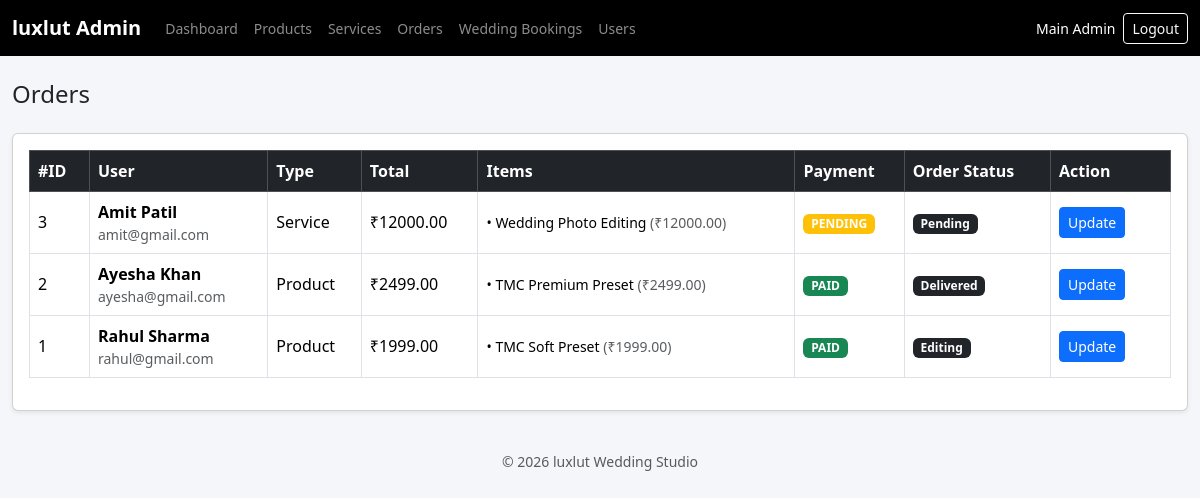
/admin/orders/list.php (signed in), run on the app's committed database.
### tables this page shows
CREATE TABLE `orders` (
  `id` int(11) NOT NULL,
  `user_id` int(11) DEFAULT NULL,
  `order_type` enum('product','service') DEFAULT NULL,
  `total_amount` decimal(10,2) DEFAULT NULL,
  `payment_status` enum('pending','paid','failed') DEFAULT 'pending',
  `order_status` enum('pending','payment_received','assigned_to_editor','editing','review','delivered','closed') DEFAULT 'pending',
  `created_at` timestamp NOT NULL DEFAULT current_timestamp()
);

CREATE TABLE `users` (
  `id` int(11) NOT NULL,
  `google_id` varchar(255) DEFAULT NULL,
  `name` varchar(100) DEFAULT NULL,
  `email` varchar(100) DEFAULT NULL,
  `phone` varchar(20) DEFAULT NULL,
  `created_at` timestamp NOT NULL DEFAULT current_timestamp()
);

CREATE TABLE `order_items` (
  `id` int(11) NOT NULL,
  `order_id` int(11) DEFAULT NULL,
  `item_id` int(11) DEFAULT NULL,
  `item_type` enum('product','service') DEFAULT NULL,
  `price` decimal(10,2) DEFAULT NULL,
  `discount_price` decimal(10,2) DEFAULT NULL,
  `final_price` decimal(10,2) DEFAULT NULL
);

CREATE TABLE `services` (
  `id` int(11) NOT NULL,
  `name` varchar(150) DEFAULT NULL,
  `description` text DEFAULT NULL,
  `delivery_days` int(11) DEFAULT NULL,
  `status` enum('active','inactive') DEFAULT 'active'
);

CREATE TABLE `products` (
  `id` int(11) NOT NULL,
  `category_id` int(11) DEFAULT NULL,
  `title` varchar(150) DEFAULT NULL,
  `description` text DEFAULT NULL,
  `image` varchar(255) DEFAULT NULL,
  `status` enum('active','inactive') DEFAULT 'active',
  `created_at` timestamp NOT NULL DEFAULT current_timestamp()
);

### admin/orders/list.php (the view, shortened to what this page needs)
<?php
require_once "../includes/header.php";
require_once "../../backend/config/database.php";
$ordersQuery = "
SELECT o.*, u.name AS user_name, u.email AS user_email
FROM orders o
LEFT JOIN users u ON o.user_id = u.id
ORDER BY o.id DESC
";
$ordersRes = mysqli_query($conn, $ordersQuery);
$orderStatusOptions = [
    'pending' => 'Pending',
    'payment_received' => 'Payment Received',
    'assigned_to_editor' => 'Assigned to Editor',
    'editing' => 'Editing',
    'review' => 'Review',
    'delivered' => 'Delivered',
    'closed' => 'Closed'
];
function getItemName($conn, $item_id, $item_type) {
    if ($item_type === 'product') {
        $stmt = mysqli_prepare($conn, "SELECT title FROM products WHERE id=? LIMIT 1");
        mysqli_stmt_bind_param($stmt, "i", $item_id);
        mysqli_stmt_execute($stmt);
        $res = mysqli_stmt_get_result($stmt);
        $row = mysqli_fetch_assoc($res);
        return $row['title'] ?? 'Unknown Product';
    } else {
        $stmt = mysqli_prepare($conn, "SELECT name FROM services WHERE id=? LIMIT 1");
        mysqli_stmt_bind_param($stmt, "i", $item_id);
        mysqli_stmt_execute($stmt);
        $res = mysqli_stmt_get_result($stmt);
        $row = mysqli_fetch_assoc($res);
        return $row['name'] ?? 'Unknown Service';
    }
}
?>
<h4 class="mb-4">Orders</h4>
<div class="card shadow-sm">
    <div class="card-body table-responsive">
        <table class="table table-bordered align-middle">
            <thead class="table-dark">
                <tr>
                    <th width="60">#ID</th>
                    <th>User</th>
                    <th>Type</th>
                    <th>Total</th>
                    <th>Items</th>
                    <th>Payment</th>
                    <th>Order Status</th>
                    <th width="120">Action</th>
                </tr>
            </thead>
            <tbody>
            <?php while ($o = mysqli_fetch_assoc($ordersRes)): ?>
                <?php
                    $orderId = (int)$o['id'];
                    $itemsRes = mysqli_query($conn, "SELECT * FROM order_items WHERE order_id = $orderId");
                    $itemsHtml = "";
                    while ($it = mysqli_fetch_assoc($itemsRes)) {
                        $name = getItemName($conn, (int)$it['item_id'], $it['item_type']);
                        $itemsHtml .= "<div class='small'>
                            • ".htmlspecialchars($name)."
                            <span class='text-muted'>(₹".htmlspecialchars($it['final_price']).")</span>
                        </div>";
                    }
                ?>
                <tr>
                    <td><?= $orderId ?></td>
                    <td>
                        <div><strong><?= htmlspecialchars($o['user_name'] ?? 'Guest') ?></strong></div>
                        <div class="text-muted small"><?= htmlspecialchars($o['user_email'] ?? '-') ?></div>
                    </td>
                    <td><?= ucfirst($o['order_type']) ?></td>
                    <td>₹<?= htmlspecialchars($o['total_amount']) ?></td>
                    <td><?= $itemsHtml ?></td>
                    <td>
                        <span class="badge bg-<?= $o['payment_status']=='paid'?'success':($o['payment_status']=='failed'?'danger':'warning') ?>">
                            <?= strtoupper($o['payment_status']) ?>
                        </span>
                    </td>
                    <td>
                        <span class="badge bg-dark">
                            <?= $orderStatusOptions[$o['order_status']] ?? $o['order_status'] ?>
                        </span>
                    </td>
                    <td>
                        <button class="btn btn-sm btn-primary" data-bs-toggle="modal" data-bs-target="#updateModal<?= $orderId ?>">
                            Update
                        </button>
                    </td>
                </tr>
            <?php endwhile; ?>
            </tbody>
        </table>
    </div>
</div>
<?php require_once "../includes/footer.php"; ?>

### admin/includes/header.php (style rules this page uses)
body { background-color: #f5f6fa; }

### data on the page
orders: id "3", user.name "Amit Patil", user.email "amit@gmail.com", order_type "Service", total_amount "12000.00", payment_status "PENDING", order_status "Pending"
order_items: name "Wedding Photo Editing", final_price "12000.00"
orders: id "2", user.name "Ayesha Khan", user.email "ayesha@gmail.com", order_type "Product", total_amount "2499.00", payment_status "PAID", order_status "Delivered"
order_items: name "TMC Premium Preset", final_price "2499.00"
orders: id "1", user.name "Rahul Sharma", user.email "rahul@gmail.com", order_type "Product", total_amount "1999.00", payment_status "PAID", order_status "Editing"
order_items: name "TMC Soft Preset", final_price "1999.00"

### other printed values
$_SESSION['admin_name'] "Main Admin"
